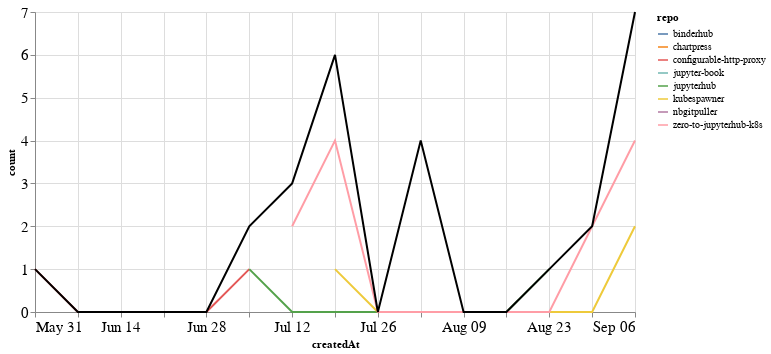

Notebook code for this chart:
### Markdown cell above
## PRs

### Code cell
prs_time = prs.groupby('repo').resample('W', on='createdAt').count()['author'].reset_index()
prs_time = prs_time.rename(columns={'author': 'count'})
prs_time_total = prs_time.groupby('createdAt').agg({"count": "sum"}).reset_index()

ch1 = alt.Chart(prs_time, width=600).mark_line().encode(
    x='createdAt',
    y='count',
    color='repo',
    tooltip="repo"
)

ch2 = alt.Chart(prs_time_total, width=600).mark_line(color="black").encode(
    x='createdAt',
    y='count',
)

ch1 + ch2

### Figure 1 — Vega-Lite specification as saved in the notebook (floating-point values rounded to 4 significant figures)
{"config": {"axisLeft": {"labelFontSize": 15}, "axisBottom": {"labelFontSize": 15}}, "layer": [{"data": {"name": "data-f3a6e136632978b09636ea215db3cb12"}, "mark": "line", "encoding": {"color": {"type": "nominal", "field": "repo"}, "tooltip": {"type": "nominal", "field": "repo"}, "x": {"type": "temporal", "field": "createdAt"}, "y": {"type": "quantitative", "field": "count"}}, "width": 600}, {"data": {"name": "data-61fed733b3e6f52158550223031d0cf2"}, "mark": {"type": "line", "color": "black"}, "encoding": {"x": {"type": "temporal", "field": "createdAt"}, "y": {"type": "quantitative", "field": "count"}}, "width": 600}], "$schema": "https://vega.github.io/schema/vega-lite/v4.8.1.json", "datasets": {"data-f3a6e136632978b09636ea215db3cb12": [{"repo": "binderhub", "createdAt": "2020-09-06T00:00:00", "count": 1}, {"repo": "chartpress", "createdAt": "2020-07-19T00:00:00", "count": 1}, {"repo": "configurable-http-proxy", "createdAt": "2020-05-31T00:00:00", "count": 1}, {"repo": "configurable-http-proxy", "createdAt": "2020-06-07T00:00:00", "count": 0}, {"repo": "configurable-http-proxy", "createdAt": "2020-06-14T00:00:00", "count": 0}, {"repo": "configurable-http-proxy", "createdAt": "2020-06-21T00:00:00", "count": 0}, {"repo": "configurable-http-proxy", "createdAt": "2020-06-28T00:00:00", "count": 0}, {"repo": "configurable-http-proxy", "createdAt": "2020-07-05T00:00:00", "count": 1}, {"repo": "jupyter-book", "createdAt": "2020-07-12T00:00:00", "count": 1}, {"repo": "jupyterhub", "createdAt": "2020-07-05T00:00:00", "count": 1}, {"repo": "jupyterhub", "createdAt": "2020-07-12T00:00:00", "count": 0}, {"repo": "jupyterhub", "createdAt": "2020-07-19T00:00:00", "count": 0}, {"repo": "jupyterhub", "createdAt": "2020-07-26T00:00:00", "count": 0}, {"repo": "jupyterhub", "createdAt": "2020-08-02T00:00:00", "count": 0}, {"repo": "jupyterhub", "createdAt": "2020-08-09T00:00:00", "count": 0}, {"repo": "jupyterhub", "createdAt": "2020-08-16T00:00:00", "count": 0}, {"repo": "jupyterhub", "createdAt": "2020-08-23T00:00:00", "count": 1}, {"repo": "kubespawner", "createdAt": "2020-07-19T00:00:00", "count": 1}, {"repo": "kubespawner", "createdAt": "2020-07-26T00:00:00", "count": 0}, {"repo": "kubespawner", "createdAt": "2020-08-02T00:00:00", "count": 0}, {"repo": "kubespawner", "createdAt": "2020-08-09T00:00:00", "count": 0}, {"repo": "kubespawner", "createdAt": "2020-08-16T00:00:00", "count": 0}, {"repo": "kubespawner", "createdAt": "2020-08-23T00:00:00", "count": 0}, {"repo": "kubespawner", "createdAt": "2020-08-30T00:00:00", "count": 0}, {"repo": "kubespawner", "createdAt": "2020-09-06T00:00:00", "count": 2}, {"repo": "nbgitpuller", "createdAt": "2020-08-02T00:00:00", "count": 4}, {"repo": "zero-to-jupyterhub-k8s", "createdAt": "2020-07-12T00:00:00", "count": 2}, {"repo": "zero-to-jupyterhub-k8s", "createdAt": "2020-07-19T00:00:00", "count": 4}, {"repo": "zero-to-jupyterhub-k8s", "createdAt": "2020-07-26T00:00:00", "count": 0}, {"repo": "zero-to-jupyterhub-k8s", "createdAt": "2020-08-02T00:00:00", "count": 0}, {"repo": "zero-to-jupyterhub-k8s", "createdAt": "2020-08-09T00:00:00", "count": 0}, {"repo": "zero-to-jupyterhub-k8s", "createdAt": "2020-08-16T00:00:00", "count": 0}, {"repo": "zero-to-jupyterhub-k8s", "createdAt": "2020-08-23T00:00:00", "count": 0}, {"repo": "zero-to-jupyterhub-k8s", "createdAt": "2020-08-30T00:00:00", "count": 2}, {"repo": "zero-to-jupyterhub-k8s", "createdAt": "2020-09-06T00:00:00", "count": 4}], "data-61fed733b3e6f52158550223031d0cf2": [{"createdAt": "2020-05-31T00:00:00", "count": 1}, {"createdAt": "2020-06-07T00:00:00", "count": 0}, {"createdAt": "2020-06-14T00:00:00", "count": 0}, {"createdAt": "2020-06-21T00:00:00", "count": 0}, {"createdAt": "2020-06-28T00:00:00", "count": 0}, {"createdAt": "2020-07-05T00:00:00", "count": 2}, {"createdAt": "2020-07-12T00:00:00", "count": 3}, {"createdAt": "2020-07-19T00:00:00", "count": 6}, {"createdAt": "2020-07-26T00:00:00", "count": 0}, {"createdAt": "2020-08-02T00:00:00", "count": 4}, {"createdAt": "2020-08-09T00:00:00", "count": 0}, {"createdAt": "2020-08-16T00:00:00", "count": 0}, {"createdAt": "2020-08-23T00:00:00", "count": 1}, {"createdAt": "2020-08-30T00:00:00", "count": 2}, {"createdAt": "2020-09-06T00:00:00", "count": 7}]}}
